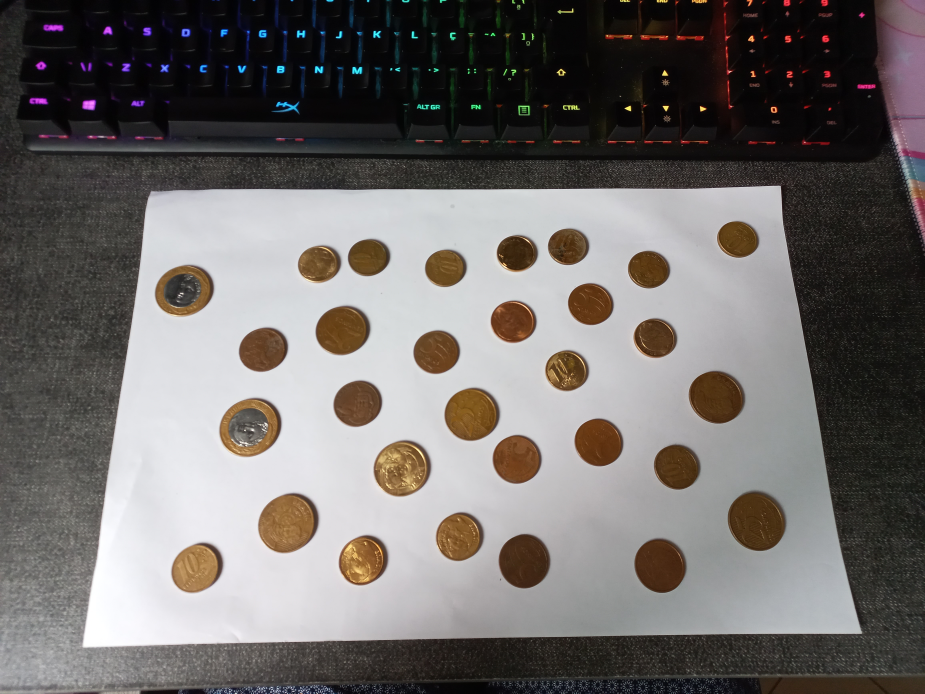
#> input picture Lab1/coins.jpg, 4624 x 3468 px (shown at 1/5 size)
$ jupyter execute --allow-errors Lab1.ipynb
#> lines starting #> are read from the running program, lines starting #| are printed output that depends on the picture
Usar transformações, segmentação e filtros de imagem para tentar medir o tamanho das moedas no papel.

[cell 1]
from imutils import contours
import imutils
import numpy as np
import cv2
from google.colab.patches import cv2_imshow

[cell 2]
WIDTH = 460
HEIGHT = 340

image = cv2.imread("coins.jpg")
#> image is the input picture: shape (3468, 4624, 3); mean B, G, R 106.7, 108.7, 112.7
image = cv2.resize(image, (460, 340))
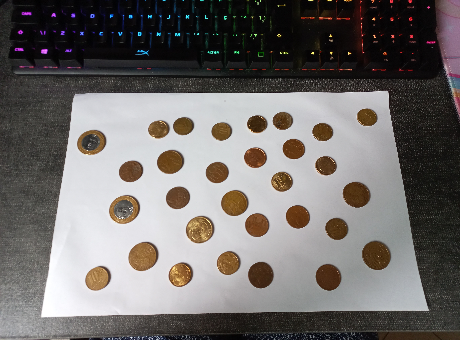
#> image: shape (340, 460, 3); mean B, G, R 106.6, 108.6, 112.6

print("Imagem Original")
cv2_imshow(image)
